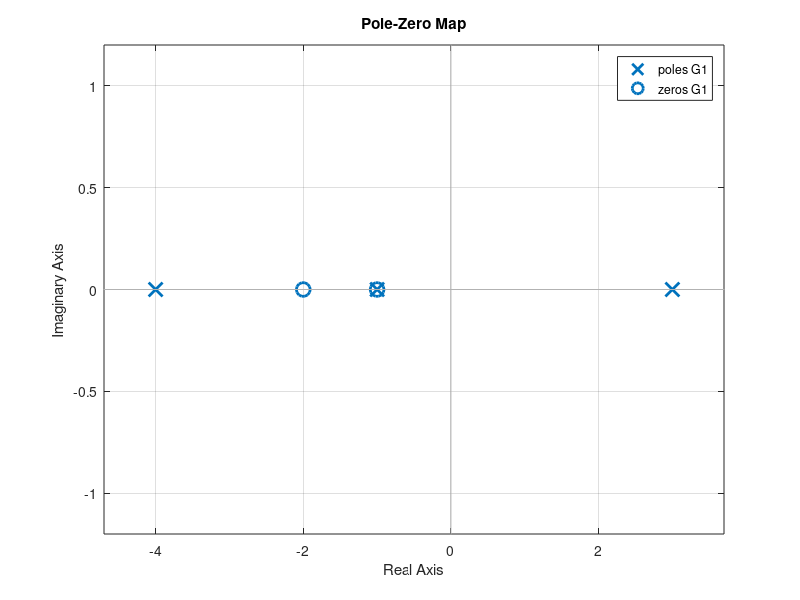
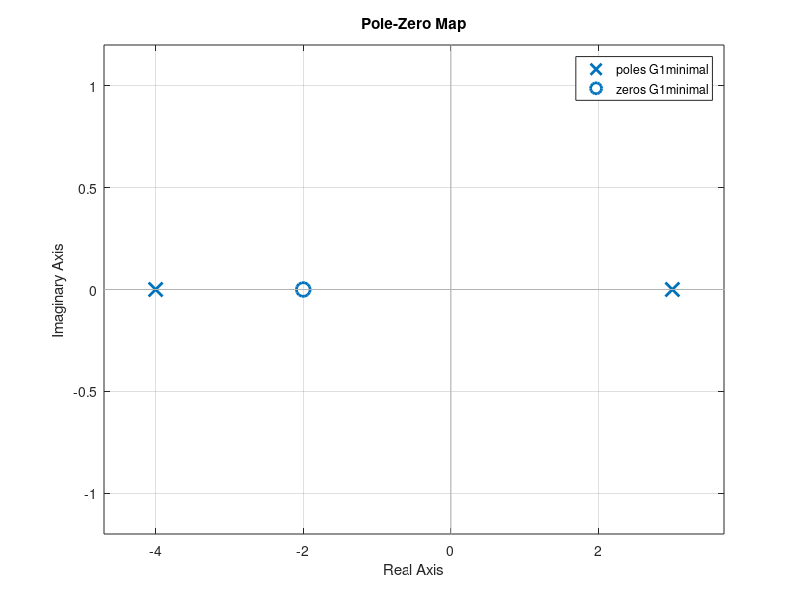
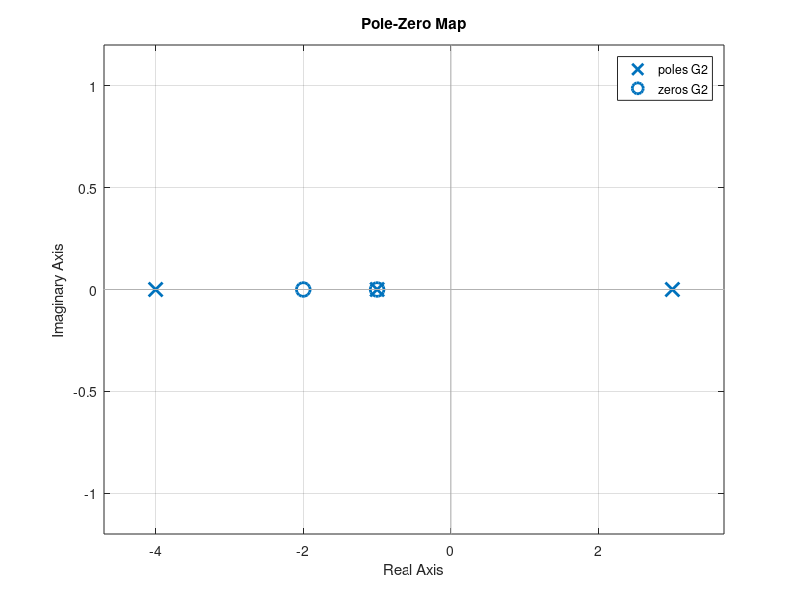
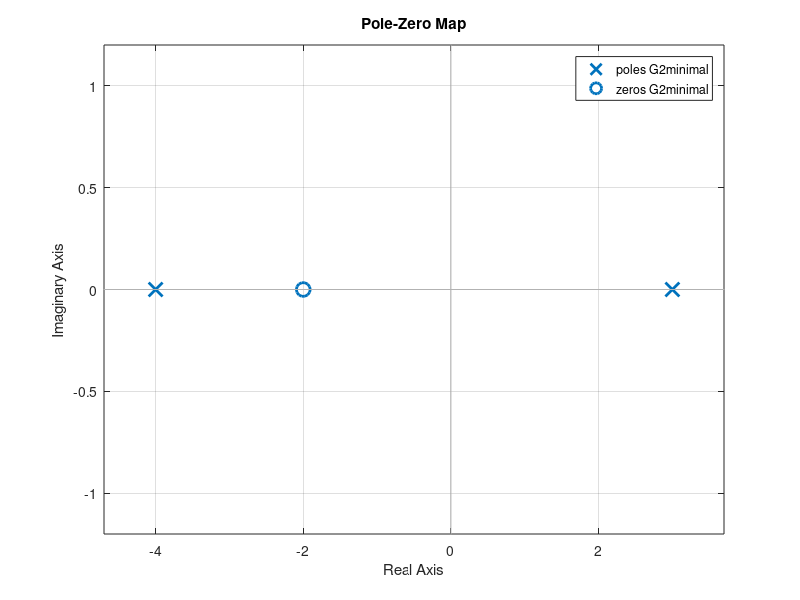

Here is the MATLAB script that generated these plots, in order:
%use minreal function to perform pole/zero cancelletion
clear 
clc
close all

%TF in polynomial format
num1 = [1 3 2];
den1 = [1 2 -11 -12];

G1 = tf(num1,den1);

roots(num1)
roots(den1)

figure 
pzmap(G1)

G1minimal = minreal(G1)
figure
pzmap(G1minimal)

%use zpk to make a dynamic system

z2 = [-2 -1];
p2 = [3 -4 -1];
k2 = [1];
G2 = zpk(z2,p2,k2);

figure 
pzmap(G2)

G2minimal = minreal(G2)
figure 
pzmap(G2minimal)

%composing TFs in series

z3 = [-1];
p3 = [-2 -3];
k3 = [1];
G3 = zpk(z3,p3,k3);

z4 = [-2];
p4 = [-1 -3];
k4 = [1];
G4 = zpk(z4,p4,k4);

T1 = G4*G3;
T1minimal = minreal(T1)

%composing TFs in feedback
T2 = G3/(1+G3);
T2miminal = minreal(T2)

%numerical roundoff

num5 = [1 3.003 2.006];
den5 = [1 8.001 19.007 12.012];
G5 = tf(num5,den5)

figure
pzmap(G5)

tol = 0.001

G5minimal = minreal(G5,tol)

